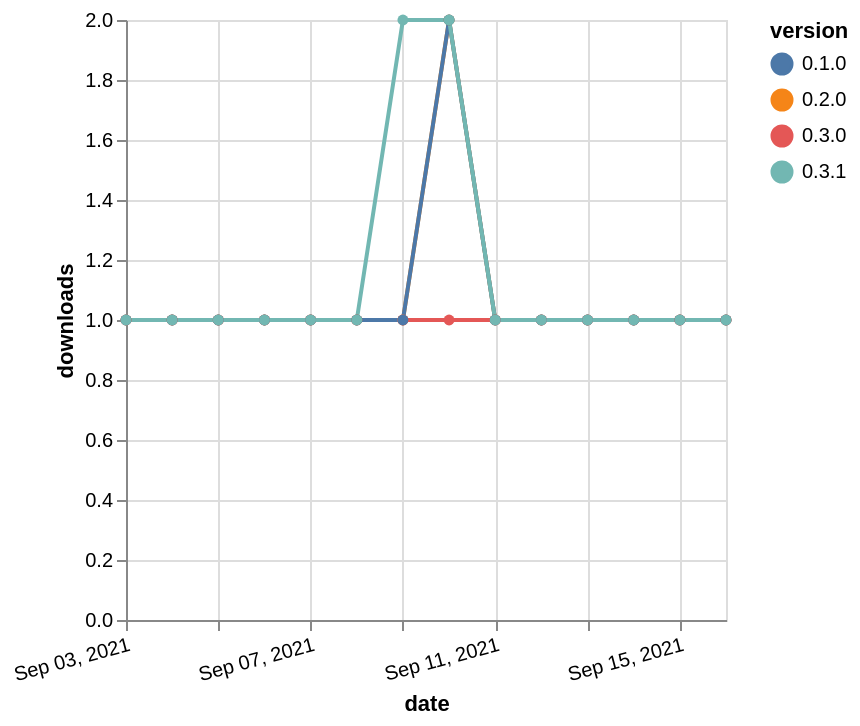

The specification (Vega-Lite) saved for this image:
### Vega-Lite specification from a JSON file in a GitHub repository (floating-point values rounded to 4 significant figures)
{"$schema": "https://vega.github.io/schema/vega-lite/v5.json", "description": "A simple bar chart with embedded data.", "data": {"values": [{"date": "2021-09-03", "total": 149, "delta": 1, "version": "0.2.0"}, {"date": "2021-09-04", "total": 150, "delta": 1, "version": "0.2.0"}, {"date": "2021-09-05", "total": 151, "delta": 1, "version": "0.2.0"}, {"date": "2021-09-06", "total": 152, "delta": 1, "version": "0.2.0"}, {"date": "2021-09-07", "total": 153, "delta": 1, "version": "0.2.0"}, {"date": "2021-09-08", "total": 154, "delta": 1, "version": "0.2.0"}, {"date": "2021-09-09", "total": 155, "delta": 1, "version": "0.2.0"}, {"date": "2021-09-10", "total": 157, "delta": 2, "version": "0.2.0"}, {"date": "2021-09-11", "total": 158, "delta": 1, "version": "0.2.0"}, {"date": "2021-09-12", "total": 159, "delta": 1, "version": "0.2.0"}, {"date": "2021-09-13", "total": 160, "delta": 1, "version": "0.2.0"}, {"date": "2021-09-14", "total": 161, "delta": 1, "version": "0.2.0"}, {"date": "2021-09-15", "total": 162, "delta": 1, "version": "0.2.0"}, {"date": "2021-09-16", "total": 163, "delta": 1, "version": "0.2.0"}, {"date": "2021-09-03", "total": 154, "delta": 1, "version": "0.3.0"}, {"date": "2021-09-04", "total": 155, "delta": 1, "version": "0.3.0"}, {"date": "2021-09-05", "total": 156, "delta": 1, "version": "0.3.0"}, {"date": "2021-09-06", "total": 157, "delta": 1, "version": "0.3.0"}, {"date": "2021-09-07", "total": 158, "delta": 1, "version": "0.3.0"}, {"date": "2021-09-08", "total": 159, "delta": 1, "version": "0.3.0"}, {"date": "2021-09-09", "total": 160, "delta": 1, "version": "0.3.0"}, {"date": "2021-09-10", "total": 161, "delta": 1, "version": "0.3.0"}, {"date": "2021-09-11", "total": 162, "delta": 1, "version": "0.3.0"}, {"date": "2021-09-12", "total": 163, "delta": 1, "version": "0.3.0"}, {"date": "2021-09-13", "total": 164, "delta": 1, "version": "0.3.0"}, {"date": "2021-09-14", "total": 165, "delta": 1, "version": "0.3.0"}, {"date": "2021-09-15", "total": 166, "delta": 1, "version": "0.3.0"}, {"date": "2021-09-16", "total": 167, "delta": 1, "version": "0.3.0"}, {"date": "2021-09-03", "total": 149, "delta": 1, "version": "0.1.0"}, {"date": "2021-09-04", "total": 150, "delta": 1, "version": "0.1.0"}, {"date": "2021-09-05", "total": 151, "delta": 1, "version": "0.1.0"}, {"date": "2021-09-06", "total": 152, "delta": 1, "version": "0.1.0"}, {"date": "2021-09-07", "total": 153, "delta": 1, "version": "0.1.0"}, {"date": "2021-09-08", "total": 154, "delta": 1, "version": "0.1.0"}, {"date": "2021-09-09", "total": 155, "delta": 1, "version": "0.1.0"}, {"date": "2021-09-10", "total": 157, "delta": 2, "version": "0.1.0"}, {"date": "2021-09-11", "total": 158, "delta": 1, "version": "0.1.0"}, {"date": "2021-09-12", "total": 159, "delta": 1, "version": "0.1.0"}, {"date": "2021-09-13", "total": 160, "delta": 1, "version": "0.1.0"}, {"date": "2021-09-14", "total": 161, "delta": 1, "version": "0.1.0"}, {"date": "2021-09-15", "total": 162, "delta": 1, "version": "0.1.0"}, {"date": "2021-09-16", "total": 163, "delta": 1, "version": "0.1.0"}, {"date": "2021-09-03", "total": 144, "delta": 1, "version": "0.3.1"}, {"date": "2021-09-04", "total": 145, "delta": 1, "version": "0.3.1"}, {"date": "2021-09-05", "total": 146, "delta": 1, "version": "0.3.1"}, {"date": "2021-09-06", "total": 147, "delta": 1, "version": "0.3.1"}, {"date": "2021-09-07", "total": 148, "delta": 1, "version": "0.3.1"}, {"date": "2021-09-08", "total": 149, "delta": 1, "version": "0.3.1"}, {"date": "2021-09-09", "total": 151, "delta": 2, "version": "0.3.1"}, {"date": "2021-09-10", "total": 153, "delta": 2, "version": "0.3.1"}, {"date": "2021-09-11", "total": 154, "delta": 1, "version": "0.3.1"}, {"date": "2021-09-12", "total": 155, "delta": 1, "version": "0.3.1"}, {"date": "2021-09-13", "total": 156, "delta": 1, "version": "0.3.1"}, {"date": "2021-09-14", "total": 157, "delta": 1, "version": "0.3.1"}, {"date": "2021-09-15", "total": 158, "delta": 1, "version": "0.3.1"}, {"date": "2021-09-16", "total": 159, "delta": 1, "version": "0.3.1"}]}, "width": "container", "mark": {"type": "line", "point": {"filled": true}}, "encoding": {"x": {"field": "date", "type": "temporal", "timeUnit": "yearmonthdate", "title": "date", "axis": {"labelAngle": -15}}, "y": {"field": "delta", "type": "quantitative", "title": "downloads"}, "color": {"field": "version", "type": "nominal"}, "tooltip": {"field": "delta"}}}
